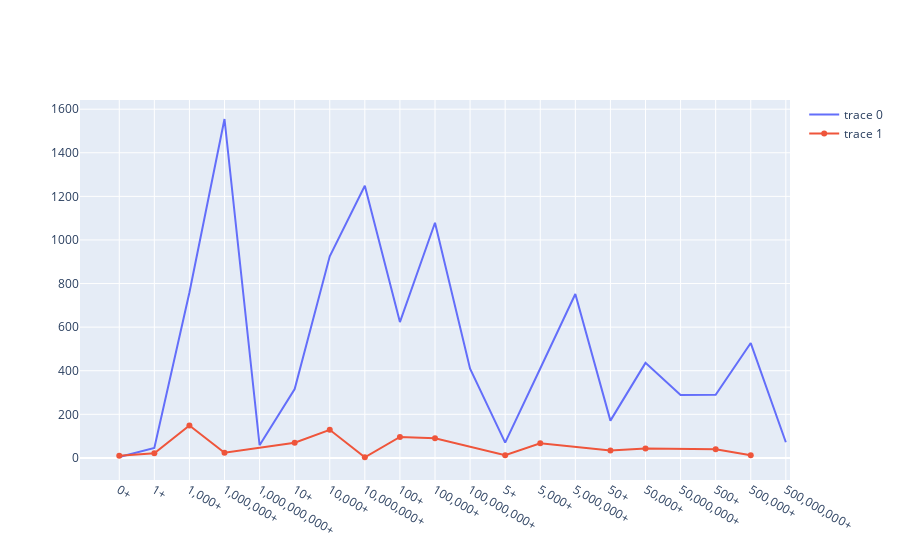

Notebook code for this chart:
### Code cell
need_visuals(free_install,paid_install,'install','install count')

### Figure 1 — Plotly figure (JSON) as saved in the notebook; plotly's stock layout.template omitted (floating-point values rounded to 4 significant figures)
{"data": [{"type": "scatter", "x": ["0+", "1+", "1,000+", "1,000,000+", "1,000,000,000+", "10+", "10,000+", "10,000,000+", "100+", "100,000+", "100,000,000+", "5+", "5,000+", "5,000,000+", "50+", "50,000+", "50,000,000+", "500+", "500,000+", "500,000,000+"], "y": [4, 46, 759, 1555, 58, 316, 925, 1249, 623, 1079, 409, 70, 410, 752, 171, 436, 289, 290, 527, 72]}, {"type": "scatter", "x": ["0+", "1+", "1,000+", "1,000,000+", "10+", "10,000+", "10,000,000+", "100+", "100,000+", "5+", "5,000+", "50+", "50,000+", "500+", "500,000+"], "y": [10, 21, 149, 24, 70, 129, 3, 96, 90, 12, 67, 34, 43, 40, 12]}], "layout": {}}
